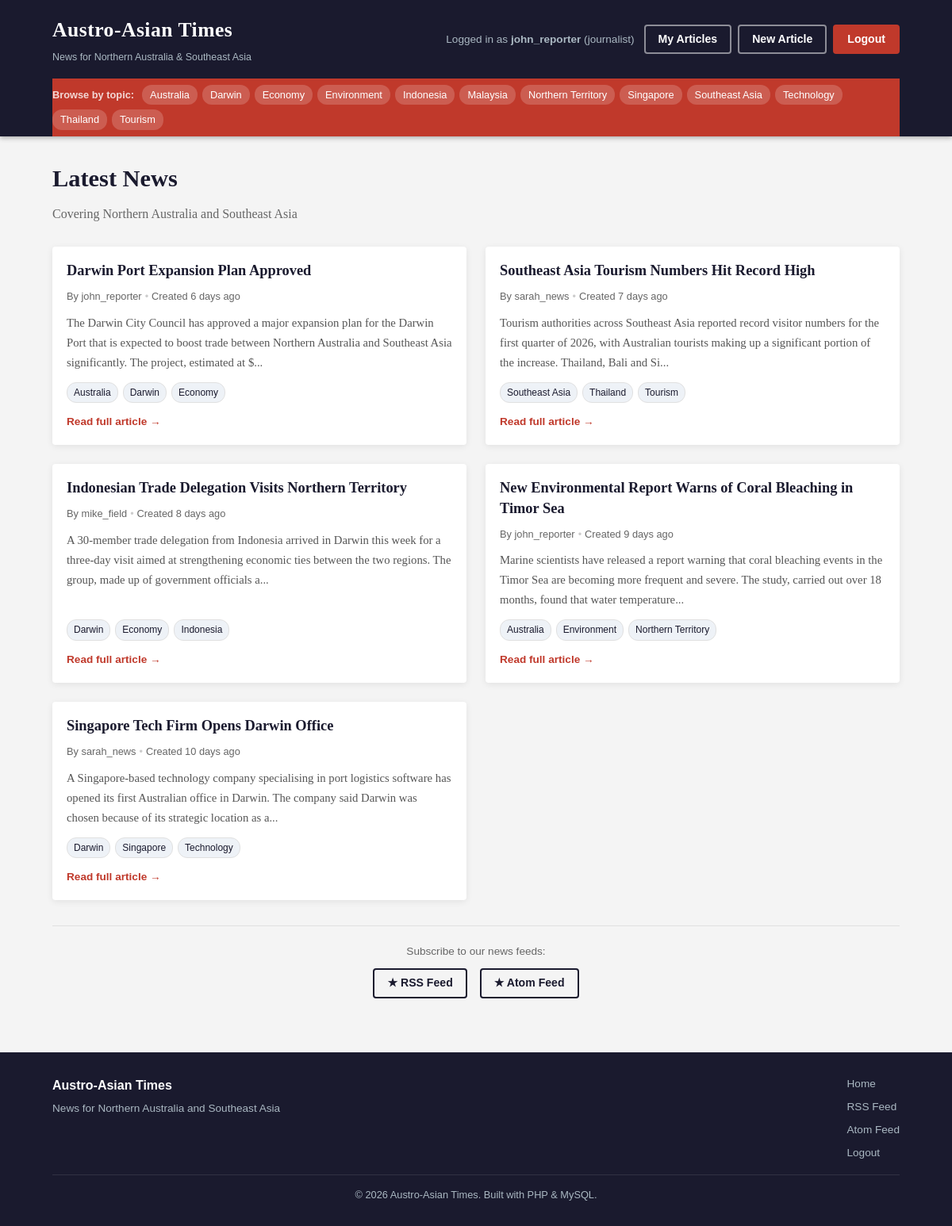
/ (signed in), run on the app's committed database.
### tables this page shows
CREATE TABLE tags (
    id   INT         AUTO_INCREMENT PRIMARY KEY,
    name VARCHAR(100) NOT NULL UNIQUE
);

CREATE TABLE articles (
    id         INT          AUTO_INCREMENT PRIMARY KEY,
    title      VARCHAR(255) NOT NULL,
    content    TEXT         NOT NULL,
    author_id  INT          NOT NULL,
    status     ENUM('pending','approved','rejected') NOT NULL DEFAULT 'pending',
    image_path VARCHAR(255) DEFAULT NULL,
    created_at TIMESTAMP    DEFAULT CURRENT_TIMESTAMP,
    updated_at TIMESTAMP    DEFAULT CURRENT_TIMESTAMP ON UPDATE CURRENT_TIMESTAMP,
    FOREIGN KEY (author_id) REFERENCES users(id) ON DELETE CASCADE
);

CREATE TABLE users (
    id       INT          AUTO_INCREMENT PRIMARY KEY,
    username VARCHAR(50)  NOT NULL UNIQUE,
    email    VARCHAR(100) NOT NULL UNIQUE,
    password VARCHAR(255) NOT NULL,
    role     ENUM('journalist','editor') NOT NULL DEFAULT 'journalist',
    created_at TIMESTAMP DEFAULT CURRENT_TIMESTAMP
);

### app/controllers/Controller.php (called while the page is built, shortened)
<?php
abstract class Controller {
    protected function view(string $viewPath, array $data = [], string $title = SITE_NAME): void {
        extract($data);
        require __DIR__ . '/../views/layouts/header.php';
        require __DIR__ . '/../views/' . $viewPath . '.php';
        require __DIR__ . '/../views/layouts/footer.php';
    }
}
function e(string $str): string {
    return htmlspecialchars($str, ENT_QUOTES, 'UTF-8');
}
function timeAgo(string $datetime): string {
    $now  = new DateTime();
    $then = new DateTime($datetime);
    $diff = $now->diff($then);
    if ($diff->d > 0)  return $diff->d  . ' day'    . ($diff->d  > 1 ? 's' : '') . ' ago';
    return 'just now';
}

### app/controllers/ArticleController.php (called while the page is built, shortened)
<?php
class ArticleController extends Controller {
    private Article $articleModel;
    private Tag     $tagModel;
    public function __construct() {
        $this->articleModel = new Article();
        $this->tagModel     = new Tag();
    }
    public function index(): void {
        $articles  = $this->articleModel->getTopFive();
        $tags      = $this->tagModel->getTagsWithArticles();
        $flash     = $this->getFlash();
        $this->view('public/index', [
            'articles' => $articles,
            'tags'     => $tags,
            'flash'    => $flash,
        ], SITE_NAME . ' - News for Northern Australia and Southeast Asia');
    }
}

### index.php (called while the page is built, shortened)
<?php
require_once __DIR__ . '/app/config/Database.php';
require_once __DIR__ . '/app/models/Model.php';
require_once __DIR__ . '/app/controllers/Controller.php';
require_once __DIR__ . '/app/models/Article.php';
require_once __DIR__ . '/app/models/Tag.php';
require_once __DIR__ . '/app/controllers/ArticleController.php';
require_once __DIR__ . '/router.php';

### app/config/Database.php (called while the page is built, shortened)
<?php
class Database {
    private static ?Database $instance = null;
    private PDO $pdo;
    private function __construct() {
        try {
            $dsn = "mysql:host=" . DB_HOST
                 . ";dbname=" . DB_NAME
                 . ";charset=utf8mb4";
            $this->pdo = new PDO($dsn, DB_USER, DB_PASS, [
                PDO::ATTR_ERRMODE            => PDO::ERRMODE_EXCEPTION,
                PDO::ATTR_DEFAULT_FETCH_MODE => PDO::FETCH_ASSOC,
                PDO::ATTR_EMULATE_PREPARES   => false,
            ]);
        } catch (PDOException $e) {
            error_log("DB Connection Error: " . $e->getMessage());
            die("Database connection failed. Please check your configuration.");
        }
    }
    public static function getInstance(): Database {
        if (self::$instance === null) {
            self::$instance = new self();
        }
        return self::$instance;
    }
    public function getConnection(): PDO {
        return $this->pdo;
    }
}

### app/models/Model.php (called while the page is built, shortened)
<?php
abstract class Model {
    public function __construct() {
        $this->db = Database::getInstance()->getConnection();
    }
}

### app/models/Tag.php (called while the page is built, shortened)
<?php
class Tag extends Model {
    public function getTagsWithArticles(): array {
        $stmt = $this->db->query(
            "SELECT DISTINCT t.id, t.name
             FROM tags t
             JOIN article_tags at ON t.id = at.tag_id
             JOIN articles a      ON at.article_id = a.id
             WHERE a.status = 'approved'
             ORDER BY t.name"
        );
        return $stmt->fetchAll();
    }
}

### app/models/Article.php (called while the page is built, shortened)
<?php
class Article extends Model {
    public function getTopFive(): array {
        $stmt = $this->db->query(
            "SELECT a.id, a.title, a.content, a.image_path,
                    a.created_at, a.updated_at, u.username AS author_name
             FROM articles a
             JOIN users u ON a.author_id = u.id
             WHERE a.status = 'approved'
             ORDER BY a.updated_at DESC
             LIMIT 5"
        );
        return $stmt->fetchAll();
    }
}

### app/views/public/index.php (the view, shortened to what this page needs)
<div class="page-hero">
    <h1>Latest News</h1>
    <p>Covering Northern Australia and Southeast Asia</p>
</div>
<?php if (empty($articles)): ?>
    <div class="empty-state">
        <p>No articles have been published yet. Check back soon.</p>
    </div>
<?php else: ?>
    <div class="articles-grid">
        <?php foreach ($articles as $article): ?>
            <article class="article-card">
                <div class="article-card-body">
                    <h2 class="article-card-title">
                        <a href="<?= BASE_URL ?>/article/<?= (int) $article['id'] ?>">
                            <?= e($article['title']) ?>
                        </a>
                    </h2>
                    <div class="article-meta">
                        <span class="meta-author">By <?= e($article['author_name']) ?></span>
                        <span class="meta-sep">&bull;</span>
                        <span class="meta-time" title="<?= e($article['created_at']) ?>">
                            Created <?= e(timeAgo($article['created_at'])) ?>
                        </span>
                    </div>
                    <p class="article-card-excerpt">
                        <?= e(mb_substr(strip_tags($article['content']), 0, 200)) ?>...
                    </p>
                    <?php if (!empty($article['tags'])): ?>
                        <div class="article-tags">
                            <?php foreach ($article['tags'] as $tag): ?>
                                <a href="<?= BASE_URL ?>/tag/<?= urlencode($tag['name']) ?>" class="tag-badge">
                                    <?= e($tag['name']) ?>
                                </a>
                            <?php endforeach; ?>
                        </div>
                    <?php endif; ?>
                    <a href="<?= BASE_URL ?>/article/<?= (int) $article['id'] ?>" class="read-more-link">
                        Read full article &rarr;
                    </a>
                </div>
            </article>
        <?php endforeach; ?>
    </div>
    <div class="feed-links">
        <p>Subscribe to our news feeds:</p>
        <a href="<?= BASE_URL ?>/feed/rss"  class="btn btn-outline feed-btn">&#x2605; RSS Feed</a>
        <a href="<?= BASE_URL ?>/feed/atom" class="btn btn-outline feed-btn">&#x2605; Atom Feed</a>
    </div>
<?php endif; ?>

### app/views/layouts/header.php (shortened to what this page needs)
<!DOCTYPE html>
<html lang="en">
<head>
    <link rel="stylesheet" href="<?= BASE_URL ?>/public/css/style.css">
</head>
<body>
<header class="site-header">
    <div class="container">
        <div class="header-top">
            <a href="<?= BASE_URL ?>/" class="site-title">
                <span class="site-title-main"><?= e(SITE_NAME) ?></span>
                <span class="site-title-sub">News for Northern Australia &amp; Southeast Asia</span>
            </a>
            <nav class="header-nav">
                <?php if (!empty($_SESSION['user_id'])): ?>
                    <span class="nav-user">
                        Logged in as <strong><?= e($_SESSION['user_username']) ?></strong>
                        (<?= e($_SESSION['user_role']) ?>)
                    </span>
                    <?php if ($_SESSION['user_role'] === 'editor'): ?>
                        <a href="<?= BASE_URL ?>/editor/dashboard" class="btn btn-outline">Dashboard</a>
                        <a href="<?= BASE_URL ?>/editor/comments"  class="btn btn-outline">Comments</a>
                    <?php else: ?>
                        <a href="<?= BASE_URL ?>/journalist/dashboard" class="btn btn-outline">My Articles</a>
                        <a href="<?= BASE_URL ?>/journalist/create"    class="btn btn-outline">New Article</a>
                    <?php endif; ?>
                    <a href="<?= BASE_URL ?>/logout" class="btn btn-danger">Logout</a>
                <?php else: ?>
                    <a href="<?= BASE_URL ?>/login" class="btn btn-primary">Login</a>
                <?php endif; ?>
            </nav>
        </div>
        <?php if (!empty($tags) || !empty($allTags)): ?>
            <?php $navTags = $tags ?? $allTags ?? []; ?>
            <?php if (!empty($navTags)): ?>
            <nav class="tag-nav">
                <span class="tag-nav-label">Browse by topic:</span>
                <?php foreach ($navTags as $tag): ?>
                    <a href="<?= BASE_URL ?>/tag/<?= urlencode($tag['name']) ?>" class="tag-link">
                        <?= e($tag['name']) ?>
                    </a>
                <?php endforeach; ?>
            </nav>
            <?php endif; ?>
        <?php endif; ?>
    </div>
</header>
<main class="main-content">
    <div class="container">

### data on the page
tags: name "Australia"
tags: name "Darwin"
tags: name "Economy"
tags: name "Environment"
tags: name "Indonesia"
tags: name "Malaysia"
tags: name "Northern Territory"
tags: name "Singapore"
tags: name "Southeast Asia"
tags: name "Technology"
tags: name "Thailand"
tags: name "Tourism"
articles: title "Darwin Port Expansion Plan Approved", author.username "john_reporter", created_at "6 days ago", content "The Darwin City Council has approved a major expansion plan for the Darwin Port that is expected to boost trade between Northern Australia and Southeast Asia significantly. The project, estimated at $"
articles: title "Southeast Asia Tourism Numbers Hit Record High", author.username "sarah_news", created_at "7 days ago", content "Tourism authorities across Southeast Asia reported record visitor numbers for the first quarter of 2026, with Australian tourists making up a significant portion of the increase. Thailand, Bali and Si"
articles: title "Indonesian Trade Delegation Visits Northern Territory", author.username "mike_field", created_at "8 days ago", content "A 30-member trade delegation from Indonesia arrived in Darwin this week for a three-day visit aimed at strengthening economic ties between the two regions. The group, made up of government officials a"
articles: title "New Environmental Report Warns of Coral Bleaching in Timor Sea", author.username "john_reporter", created_at "9 days ago", content "Marine scientists have released a report warning that coral bleaching events in the Timor Sea are becoming more frequent and severe. The study, carried out over 18 months, found that water temperature"
articles: title "Singapore Tech Firm Opens Darwin Office", author.username "sarah_news", created_at "10 days ago", content "A Singapore-based technology company specialising in port logistics software has opened its first Australian office in Darwin. The company said Darwin was chosen because of its strategic location as a"

### other printed values
SITE_NAME "Austro-Asian Times"
$_SESSION['user_username'] "john_reporter"
$_SESSION['user_role'] "journalist"
